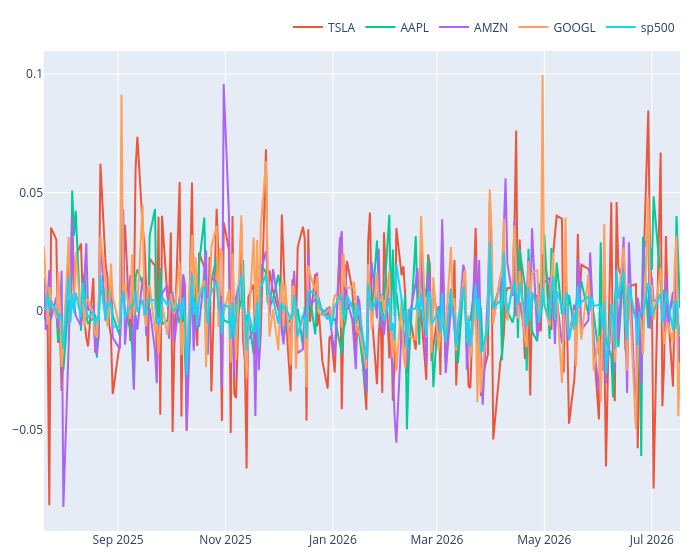

Here is the notebook cell this chart was saved with:
### Code cell
interactive_plot(daily_returns)

### Figure 1 — Plotly figure (JSON) as saved in the notebook; plotly's stock layout.template omitted (floating-point values rounded to 4 significant figures; data arrays with more than 128 entries replaced by an {"elided": "..."} marker saying what was removed)
{"data": [{"hovertemplate": "<extra></extra>", "legendgroup": "", "line": {"color": "#636efa", "dash": "solid"}, "marker": {"symbol": "circle"}, "mode": "lines", "name": "", "orientation": "v", "showlegend": false, "type": "scatter", "xaxis": "x", "yaxis": "y"}, {"name": "TSLA", "type": "scatter", "x": {"elided": "250 str values"}, "y": {"elided": "250 float values"}}, {"name": "AAPL", "type": "scatter", "x": {"elided": "250 str values"}, "y": {"elided": "250 float values"}}, {"name": "AMZN", "type": "scatter", "x": {"elided": "250 str values"}, "y": {"elided": "250 float values"}}, {"name": "GOOGL", "type": "scatter", "x": {"elided": "250 str values"}, "y": {"elided": "250 float values"}}, {"name": "sp500", "type": "scatter", "x": {"elided": "250 str values"}, "y": {"elided": "250 float values"}}], "layout": {"legend": {"orientation": "h", "tracegroupgap": 0, "x": 1, "xanchor": "right", "y": 1.02, "yanchor": "bottom"}, "margin": {"b": 20, "l": 20, "r": 20, "t": 50}, "width": 700, "xaxis": {"anchor": "y", "domain": [0, 1]}, "yaxis": {"anchor": "x", "domain": [0, 1]}}}
